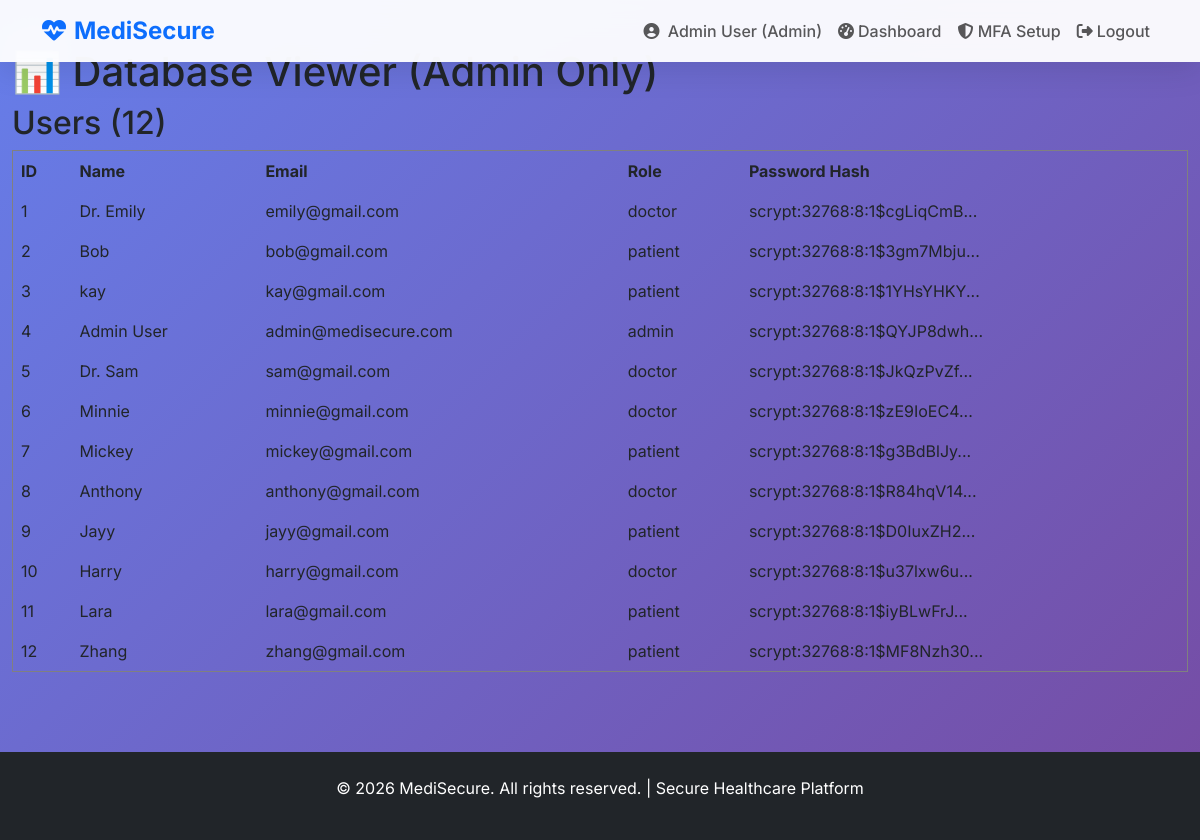
The app's page /db-viewer (signed in), older data.
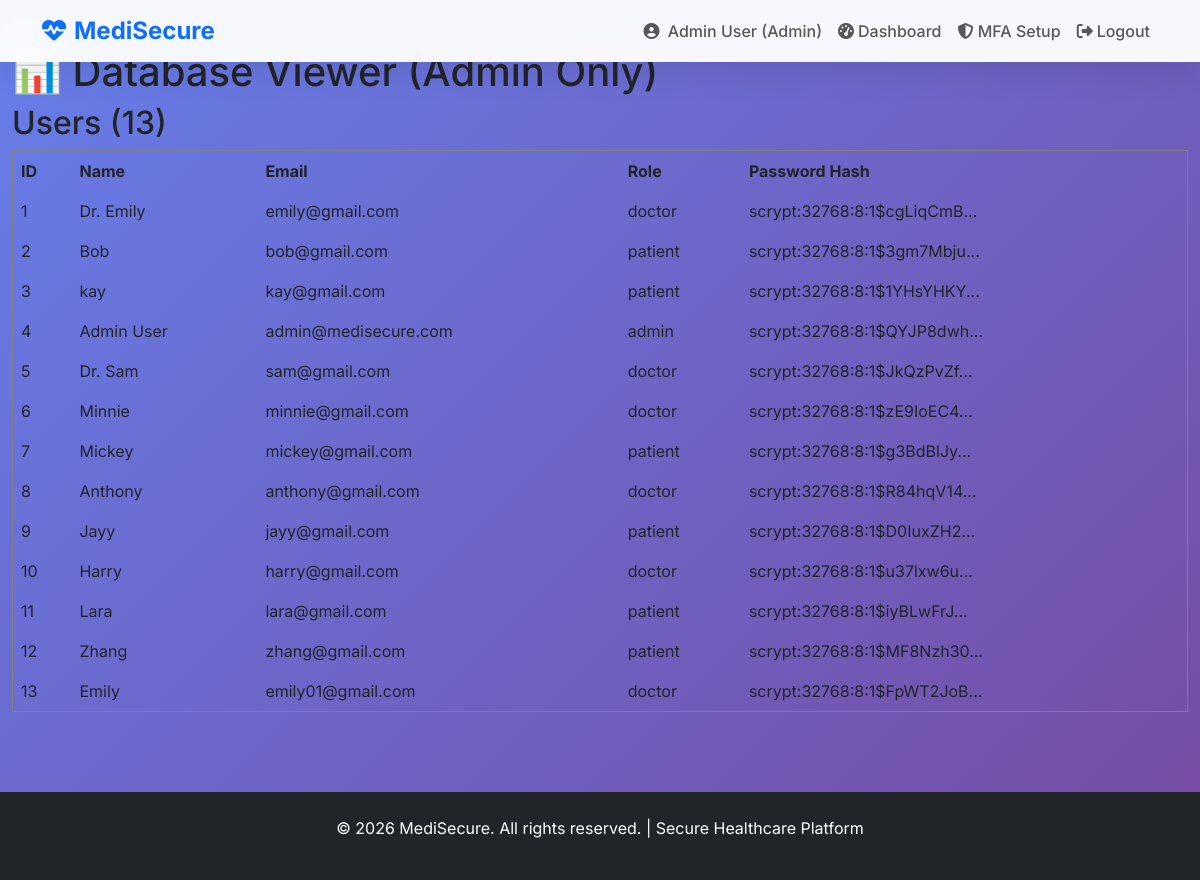
The same page, newer data.
### app.py (models this page shows, shortened)
class User(UserMixin, db.Model):
    id = db.Column(db.Integer, primary_key=True)
    full_name = db.Column(db.String(100), nullable=False)
    email = db.Column(db.String(120), unique=True, nullable=False)
    password_hash = db.Column(db.String(255), nullable=False)
    mfa_secret = db.Column(db.String(32), nullable=True)
    mfa_enabled = db.Column(db.Boolean, default=False)
    role = db.Column(db.String(20), default='patient')  # 'admin', 'doctor', 'patient'
    specialty = db.Column(db.String(50), nullable=True)

### app.py (the view)
@app.route('/db-viewer')
@login_required
def db_viewer():
    if current_user.role != 'admin':
        flash('Admin access only!', 'danger')
        return redirect(url_for('home'))
    users = User.query.all()
    appts = Appointment.query.all()
    return render_template('db_viewer.html', users=users, appointments=appts)

### app.py (called while the page is built)
@login_manager.user_loader
@login_manager.user_loader
def load_user(user_id):
    return User.query.get(int(user_id))

### templates/db_viewer.html (shortened to what this page needs)
{% extends "base.html" %}
{% block content %}
<h1>📊 Database Viewer (Admin Only)</h1>
<h2>Users ({{ users|length }})</h2>
<table border="1" cellpadding="8" cellspacing="0" style="width:100%; border-collapse: collapse;">
    <tr>
        <th>ID</th>
        <th>Name</th>
        <th>Email</th>
        <th>Role</th>
        <th>Password Hash</th>
    </tr>
    {% for user in users %}
    <tr>
        <td>{{ user.id }}</td>
        <td>{{ user.full_name }}</td>
        <td>{{ user.email }}</td>
        <td>{{ user.role }}</td>
        <td>
            {% if user.password_hash %}
                {{ user.password_hash[:25] }}...
            {% else %}
                No password set
            {% endif %}
        </td>
    </tr>
    {% endfor %}
</table>
{% endblock %}

### templates/base.html (shortened to what this page needs)
<!DOCTYPE html>
<html lang="en">
<head>
    <link href="https://cdn.jsdelivr.net/npm/bootstrap@5.3.3/dist/css/bootstrap.min.css" rel="stylesheet">
    <link href="https://cdnjs.cloudflare.com/ajax/libs/font-awesome/6.5.1/css/all.min.css" rel="stylesheet">
</head>
<body>
    <nav class="navbar navbar-expand-lg navbar-light fixed-top">
        <div class="container">
            <a class="navbar-brand text-primary" href="{{ url_for('home') }}">
                <i class="fas fa-heartbeat me-2"></i>MediSecure
            </a>
            <div class="collapse navbar-collapse" id="navbarNav">
                <ul class="navbar-nav ms-auto">
                    {% if current_user.is_authenticated %}
                        <li class="nav-item">
                            <span class="nav-link">
                                <i class="fas fa-user-circle me-1"></i>
                                {{ current_user.full_name }} ({{ current_user.role.title() }})
                            </span>
                        </li>
                        <li class="nav-item">
                            <a class="nav-link" href="{{ url_for('dashboard') }}">
                                <i class="fas fa-tachometer-alt me-1"></i>Dashboard
                            </a>
                        </li>
                        <a href="{{ url_for('mfa_setup') }}" class="nav-link">
                            <i class="fas fa-shield-alt"></i> MFA Setup
                        </a>
                        <li class="nav-item">
                            <a class="nav-link" href="{{ url_for('logout') }}">
                                <i class="fas fa-sign-out-alt me-1"></i>Logout
                            </a>
                        </li>
                    {% endif %}
                </ul>
            </div>
        </div>
    </nav>
    <main class="pt-5">
        <div class="container-fluid">
            {% block content %}{% endblock %}
        </div>
    </main>
    <footer class="bg-dark text-white text-center py-4 mt-5">
        <p>&copy; 2026 MediSecure. All rights reserved. | Secure Healthcare Platform</p>
    </footer>
</body>
</html>

Row changes from the older to the newer data that the page shows:
added User: id "13", full_name "Emily", email "emily01@gmail.com", role "doctor", password_hash "scrypt:32768:8:1$FpWT2JoB"
Text that changed along with them:
{{ users|length }}: "12" → "13"
